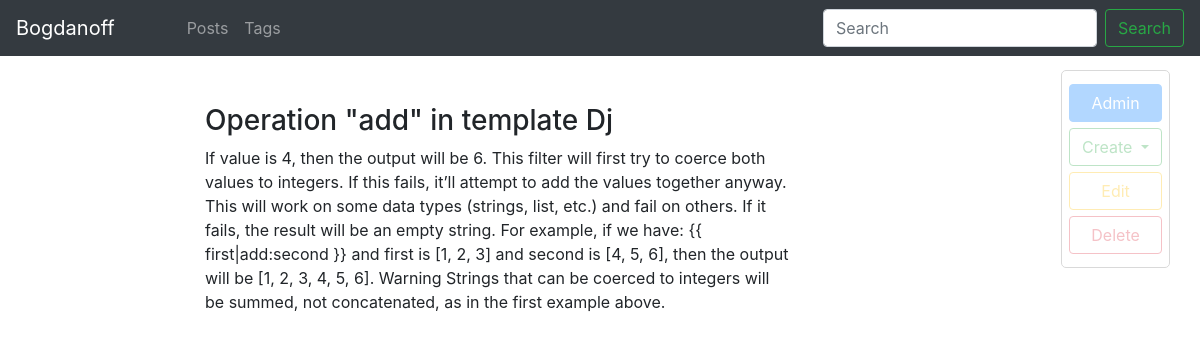
The app's page /blog/post/operation-add-in-template-dj-1555093389/ (signed in) with its own data.
### appblog/models.py (models this page shows, shortened)
class Post(models.Model):
	title = models.CharField(max_length=50, db_index=True)
	slug = models.SlugField(max_length=50, blank=True, unique=True, allow_unicode=True)
	body = models.TextField(blank=True, db_index=True)
	tags = models.ManyToManyField('Tag', blank=True, related_name='posts')
	date_pub = models.DateTimeField(auto_now_add=True) # попробовать auto_now, который обновляется при изменении модели
	def get_update_url(self):
		return reverse('post_update_url', kwargs={'slug':self.slug})
	def get_delete_url(self):
		return reverse('post_delete_url', kwargs={'slug': self.slug})
	class Meta:
		ordering = ['-date_pub']

### appblog/views.py (the view)
# urls.py: path('post/<str:slug>/', PostDetail.as_view(), name="post_detail_url"),
class PostDetail(ObjectDetailMixin, View):
	model = Post
	template = 'appblog/post_detail.html'

### appblog/utils.py (called while the page is built)
	def get(self, request, slug):
		obj = get_object_or_404(self.model, slug__iexact=slug)
		return render(request, self.template, context={self.model.__name__.lower(): obj, 'admin_panel': obj, 'detail': True})

### appblog/templates/appblog/post_detail.html (shortened to what this page needs)
{% extends 'appblog/base_pattern.html' %}
{% block content %}
	<h3>{{ post.title }}</h3>
	<p>{{ post.body }}</p>
{% endblock %}

### records on screen
Post: title "Operation \"add\" in template Dj", body "If value is 4, then the output will be 6. This filter will first try to coerce both values to integers. If this fails, it’ll attempt to add the values together anyway. This will work on some data types (strings, list, etc.) and fail on others. If it fails, the result will be an empty string. For example, if we have: {{ first|add:second }} and first is [1, 2, 3] and second is [4, 5, 6], then the output will be [1, 2, 3, 4, 5, 6]. Warning Strings that can be coerced to integers will be summed, not concatenated, as in the first example above."
